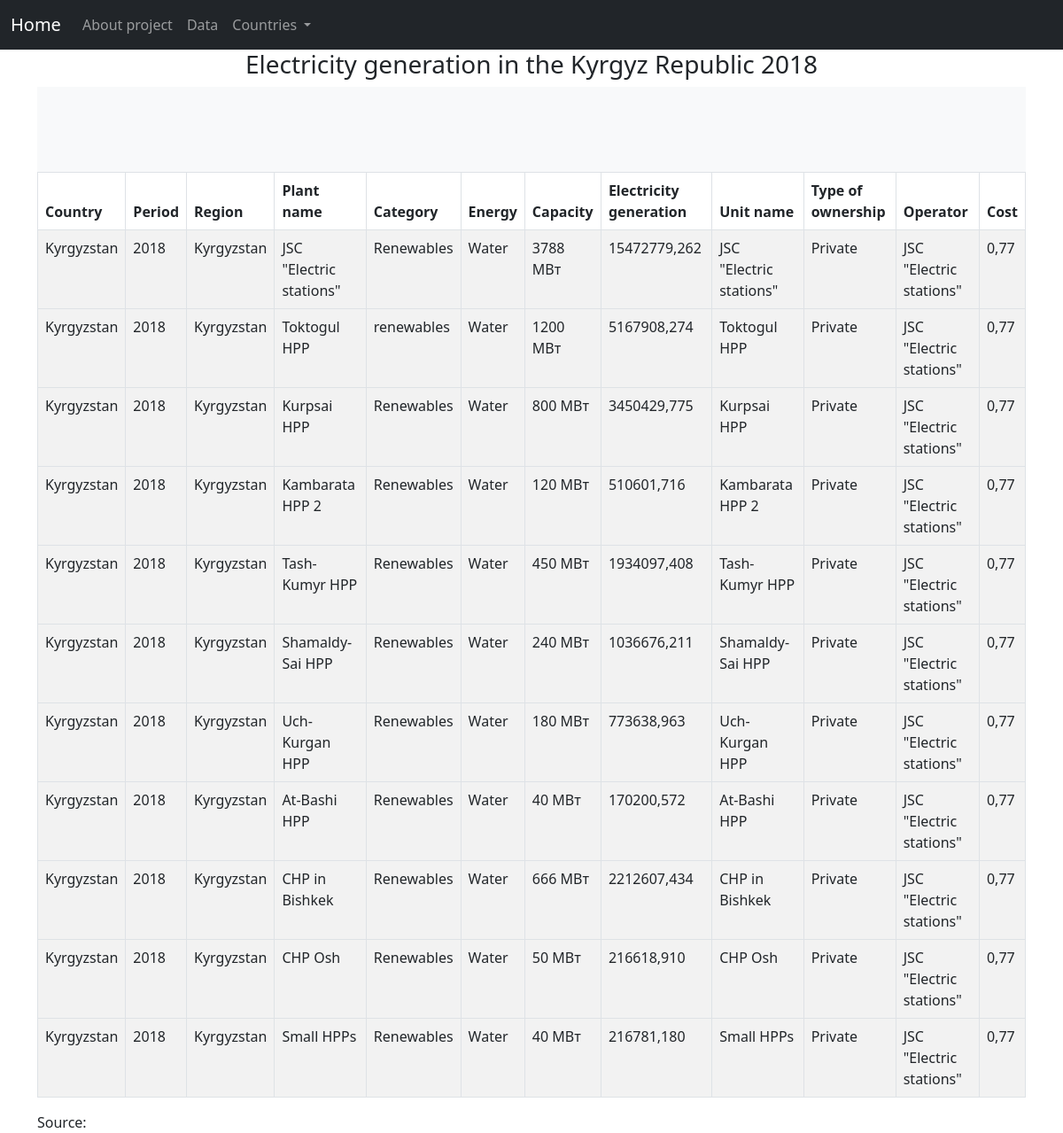
The page /table/1/ on the database its author committed.
### pages/models.py (models this page shows, shortened)
class Table(models.Model):
    year_choice = []
    for r in range(2000, (datetime.now().year+1)):
        year_choice.append((r,r))
    name = models.CharField(max_length=255, verbose_name='Table name')
    country = models.ForeignKey(Country,  max_length=255, on_delete=models.CASCADE, null=True, blank=True, verbose_name='country_name')
    table_country = models.CharField(max_length=255, verbose_name='table_country', null=True)
    year = models.IntegerField(('year'), choices=year_choice, null=True)
    description = models.TextField(blank=True, verbose_name='description', null=True)
    energy_type = models.CharField(max_length=255, verbose_name='energy_type', null=True)
    slug = models.SlugField(max_length=255, unique=True, db_index=True, verbose_name="URL")
    table_photo = models.ImageField(upload_to='photos/%Y/%m/%d/', blank=True, null=True)
    photo_description = models.TextField(blank=True, verbose_name='photo_description', null=True)
    table_photo_1 = models.ImageField(upload_to='photos/%Y/%m/%d/', blank=True, null=True)
    photo_description_1 = models.TextField(blank=True, verbose_name='photo_description_1', null=True)
    table_photo_2 = models.ImageField(upload_to='photos/%Y/%m/%d/', blank=True, null=True)
    photo_description_2 = models.TextField(blank=True, verbose_name='photo_description_2', null=True)
    source = models.TextField(blank=True, verbose_name='source', null=True)

class Item(models.Model):
    year_choice = []
    for r in range(2000, (datetime.now().year+1)):
        year_choice.append((r,r))
    tables = models.ForeignKey(Table, verbose_name='Table name', on_delete=models.CASCADE, null=True, blank=True)
    country_name = models.ForeignKey(Country,  max_length=100, on_delete=models.CASCADE, null=True, blank=True)
    title = models.CharField(max_length=255, verbose_name='title', null=True)
    year = models.IntegerField(('year'), choices=year_choice, null=True)
    regions = models.CharField(max_length=255, verbose_name='regions', null=True, blank=True)
    plant_name = models.CharField(max_length=255, verbose_name='plant_name', null=True)
    energies_category = models.CharField(max_length=255, verbose_name='energies_category', null=True)
    energy = models.CharField(max_length=255, verbose_name='energy', null=True)
    capacity = models.FloatField(verbose_name='capacity', null=True)
    measuring_unit = models.CharField(max_length=255, verbose_name='unit', null=True)
    energy_generation = models.FloatField(verbose_name='electricity_generation', null=True)
    measuring_unit_generation = models.CharField(max_length=255, verbose_name='unit', null=True)
    Unit_name = models.CharField(max_length=255, verbose_name='Unit name', null=True)
    type_of_ownership = models.CharField(max_length=255, verbose_name='Type of ownership', null=True)
    operator = models.CharField(max_length=255, verbose_name='Operator', null=True)
    cost_ofenergy = models.CharField(max_length=255, verbose_name='cost_of_energy', null=True)

class Country(models.Model):
    country_name = models.CharField(max_length=255, verbose_name='country_name')
    slug = models.SlugField(max_length=255, unique=True, db_index=True, verbose_name="URL")
    capital = models.CharField(max_length=255, verbose_name='capital', blank=True)
    country_area = models.CharField(max_length=255, verbose_name='country_area', blank=True)
    country_population = models.CharField(max_length=255, verbose_name='country_population', blank=True)
    country_currency = models.CharField(max_length=255, verbose_name='country_currency', blank=True)
    about_country = models.TextField(blank=True, verbose_name='about_country', null=True)
    energe_info = models.TextField(blank=True, verbose_name='energe_info', null=True)
    country_photo = models.ImageField(upload_to='photos/%Y/%m/%d/')
    photo_description = models.TextField(blank=True, verbose_name='photo_description', null=True)
    country_photo_1 = models.ImageField(upload_to='photos/%Y/%m/%d/', blank=True)
    photo_description_1 = models.TextField(blank=True, verbose_name='photo_description_1', null=True)
    country_photo_2 = models.ImageField(upload_to='photos/%Y/%m/%d/', blank=True)
    photo_description_2 = models.TextField(blank=True, verbose_name='photo_description_2', null=True)
    country_photo_3 = models.ImageField(upload_to='photos/%Y/%m/%d/', blank=True)
    photo_description_3 = models.TextField(blank=True, verbose_name='photo_description_3', null=True)
    def __str__(self):
        return self.country_name

### pages/views.py (the view)
# urls.py: path('table/<int:table_id>/', views.table_detail, name='table_detail'),
def table_detail(request, table_id):
    tables = get_object_or_404(Table, pk=table_id)
    items = Item.objects.all()
    data = {
        'tables': tables,
        'items': items,
    }
    return render(request, 'pages/table_detail.html', data)

### pages/templatetags/page_tags.py (called while the page is built)
@register.simple_tag()
def get_country():
    return Country.objects.all()

### templates/pages/table_detail.html (shortened to what this page needs)
{% extends 'base.html' %}
{% load static %}
{% block content %}
{% include 'includes/navbar.html' %}
    <div class="container-md">
        <div id="page-wrapper">
            <div class="row">
                <div class="col-lg-12">
                    <div class="text-center">
                    <h3 class="page-header">{{tables.name}}</h3>
                    </div>
                </div>
            </div>
            <div class="album py-5 bg-light">
              </div>
            <div class="row">
                <div class="col-lg-12">
                    <div class="panel panel-default">
                        <div class="panel-body">
                            <div class="table-responsive">
                                <table class="table table-striped table-bordered table-hover" id="dataTables-example">
                                    <thead>
                                        <tr>
                                            <th>Country</th>
                                            <th>Period</th>
                                            <th>Region</th>
                                            <th>Plant name</th>
                                            <th>Category</th>
                                            <th>Energy</th>
                                            <th>Capacity</th>
                                            <th>Electricity generation</th>
                                            <th>Unit name</th>
                                            <th>Type of ownership</th>
                                            <th>Operator</th>
                                            <th>Cost</th>
                                        </tr>
                                    </thead>
                                    {% for item in items %}
                                    {% if item.tables_id == tables.id and item.country_name_id == tables.country_id %}
                                    <tbody>
                                        <tr class="odd gradeX">
                                            <td>{{item.country_name}}</td>
                                            <td>{{item.year}}</td>
                                            <td>{{item.regions}}</td>
                                            <td>{{item.plant_name}}</td>
                                            <td>{{item.energies_category}}</td>
                                            <td>{{item.energy}}</td>
                                            <td>{{item.capacity}}</td>
                                            <td>{{item.energy_generation}}</td>
                                            <td>{{item.Unit_name}}</td>
                                            <td>{{item.type_of_ownership}}</td>
                                            <td>{{item.operator}}</td>
                                            <td>{{item.cost_ofenergy}}</td>
                                        </tr>
                                    {% endif %}
                                    {% endfor %}
                                    </tbody>
                                </table>
                                <p class="card-text">Source:{{tables.source}}</p>
                            </div>
                        </div>
                    </div>
                </div>
            </div>
        </div>
    </div>
{% endblock %}

### rows shown on the page
Table: name "Electricity generation in the Kyrgyz Republic 2018"
Item: country_name "Kyrgyzstan", year "2018", regions "Kyrgyzstan", plant_name "JSC \"Electric stations\"", energies_category "Renewables", energy "Water", capacity "3788 МВт", energy_generation "15472779,262", Unit_name "JSC \"Electric stations\"", type_of_ownership "Private", operator "JSC \"Electric stations\"", cost_ofenergy "0,77"
Item: country_name "Kyrgyzstan", year "2018", regions "Kyrgyzstan", plant_name "Toktogul HPP", energies_category "renewables", energy "Water", capacity "1200 МВт", energy_generation "5167908,274", Unit_name "Toktogul HPP", type_of_ownership "Private", operator "JSC \"Electric stations\"", cost_ofenergy "0,77"
Item: country_name "Kyrgyzstan", year "2018", regions "Kyrgyzstan", plant_name "Kurpsai HPP", energies_category "Renewables", energy "Water", capacity "800 МВт", energy_generation "3450429,775", Unit_name "Kurpsai HPP", type_of_ownership "Private", operator "JSC \"Electric stations\"", cost_ofenergy "0,77"
Item: country_name "Kyrgyzstan", year "2018", regions "Kyrgyzstan", plant_name "Kambarata HPP 2", energies_category "Renewables", energy "Water", capacity "120 МВт", energy_generation "510601,716", Unit_name "Kambarata HPP 2", type_of_ownership "Private", operator "JSC \"Electric stations\"", cost_ofenergy "0,77"
Item: country_name "Kyrgyzstan", year "2018", regions "Kyrgyzstan", plant_name "Tash-Kumyr HPP", energies_category "Renewables", energy "Water", capacity "450 МВт", energy_generation "1934097,408", Unit_name "Tash-Kumyr HPP", type_of_ownership "Private", operator "JSC \"Electric stations\"", cost_ofenergy "0,77"
Item: country_name "Kyrgyzstan", year "2018", regions "Kyrgyzstan", plant_name "Shamaldy-Sai HPP", energies_category "Renewables", energy "Water", capacity "240 МВт", energy_generation "1036676,211", Unit_name "Shamaldy-Sai HPP", type_of_ownership "Private", operator "JSC \"Electric stations\"", cost_ofenergy "0,77"
Item: country_name "Kyrgyzstan", year "2018", regions "Kyrgyzstan", plant_name "Uch-Kurgan HPP", energies_category "Renewables", energy "Water", capacity "180 МВт", energy_generation "773638,963", Unit_name "Uch-Kurgan HPP", type_of_ownership "Private", operator "JSC \"Electric stations\"", cost_ofenergy "0,77"
Item: country_name "Kyrgyzstan", year "2018", regions "Kyrgyzstan", plant_name "At-Bashi HPP", energies_category "Renewables", energy "Water", capacity "40 МВт", energy_generation "170200,572", Unit_name "At-Bashi HPP", type_of_ownership "Private", operator "JSC \"Electric stations\"", cost_ofenergy "0,77"
Item: country_name "Kyrgyzstan", year "2018", regions "Kyrgyzstan", plant_name "CHP in Bishkek", energies_category "Renewables", energy "Water", capacity "666 МВт", energy_generation "2212607,434", Unit_name "CHP in Bishkek", type_of_ownership "Private", operator "JSC \"Electric stations\"", cost_ofenergy "0,77"
Item: country_name "Kyrgyzstan", year "2018", regions "Kyrgyzstan", plant_name "CHP Osh", energies_category "Renewables", energy "Water", capacity "50 МВт", energy_generation "216618,910", Unit_name "CHP Osh", type_of_ownership "Private", operator "JSC \"Electric stations\"", cost_ofenergy "0,77"
Item: country_name "Kyrgyzstan", year "2018", regions "Kyrgyzstan", plant_name "Small HPPs", energies_category "Renewables", energy "Water", capacity "40 МВт", energy_generation "216781,180", Unit_name "Small HPPs", type_of_ownership "Private", operator "JSC \"Electric stations\"", cost_ofenergy "0,77"
